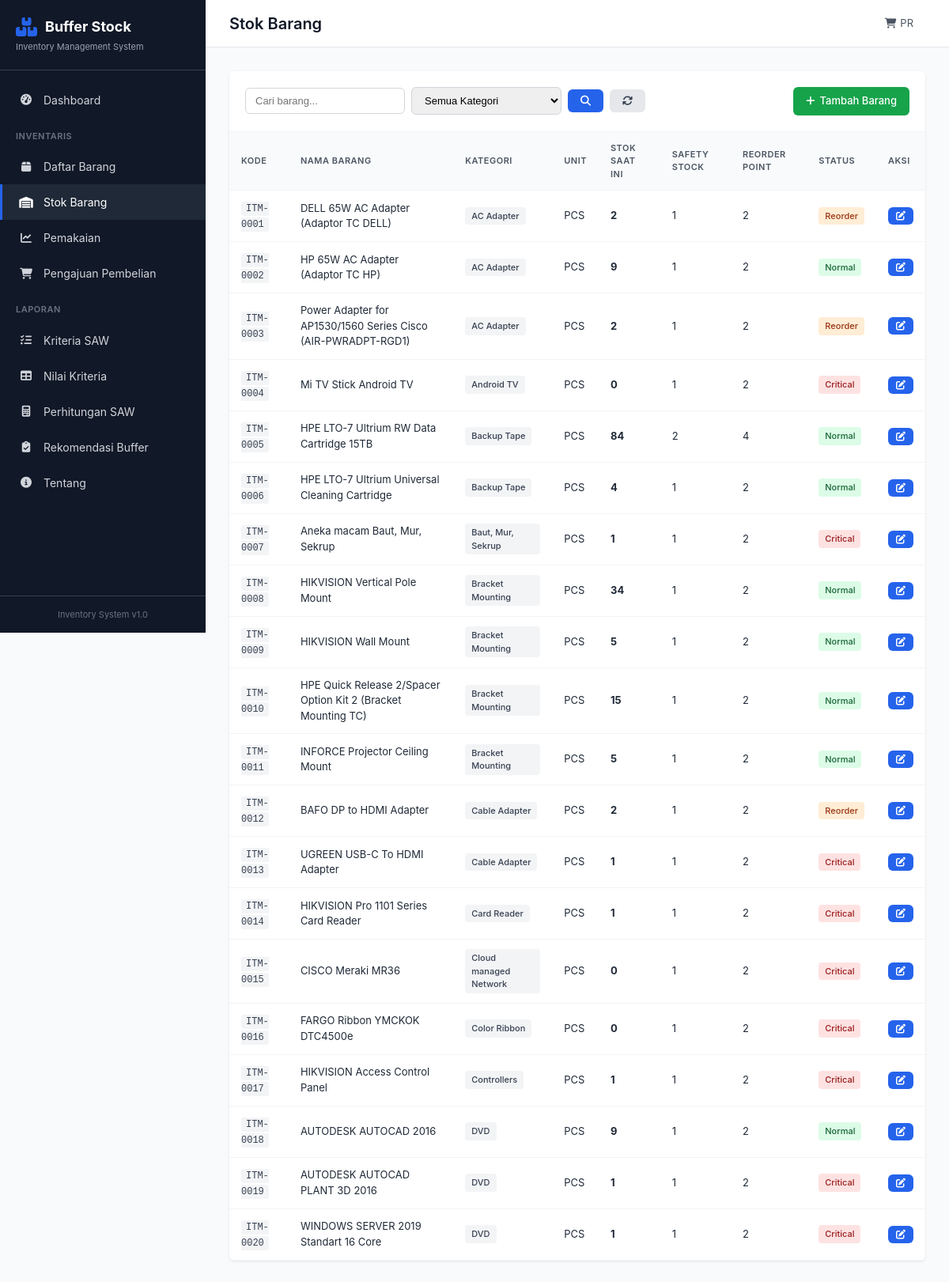
The app's page /stock with its own data.
### app/models.py (models this page shows, shortened)
class Item(db.Model):
    __tablename__ = 'items'
    id = db.Column(db.Integer, primary_key=True)
    kode_item = db.Column(db.String(50), unique=True, nullable=False)
    nama_item = db.Column(db.String(200), nullable=False)
    kategori = db.Column(db.String(100), nullable=False)
    unit = db.Column(db.String(50), default='PCS')
    harga = db.Column(db.Float, default=0)
    supplier = db.Column(db.String(200))
    lokasi_rak = db.Column(db.String(50))
    created_at = db.Column(db.DateTime, default=datetime.utcnow)
    criteria_values = db.relationship('CriteriaValue', backref='item', lazy=True, cascade='all, delete-orphan')

class Stock(db.Model):
    __tablename__ = 'stocks'
    id = db.Column(db.Integer, primary_key=True)
    item_id = db.Column(db.Integer, db.ForeignKey('items.id'), nullable=False)
    quantity = db.Column(db.Float, default=0)
    safety_stock = db.Column(db.Float, default=0)
    reorder_point = db.Column(db.Float, default=0)
    last_updated = db.Column(db.DateTime, default=datetime.utcnow, onupdate=datetime.utcnow)
    item = db.relationship('Item', backref='stock_items', lazy=True)

### app/routes.py (the view)
@main_bp.route('/stock')
def stock():
    page = request.args.get('page', 1, type=int)
    per_page = 20
    search = request.args.get('search')
    kategori_filter = request.args.get('kategori')
    query = Item.query.join(Stock, Item.id == Stock.item_id, isouter=True)
    if search:
        query = query.filter(Item.nama_item.ilike(f'%{search}%'))
    if kategori_filter:
        query = query.filter(Item.kategori == kategori_filter)
    items = query.order_by(Item.kode_item).paginate(page=page, per_page=per_page, error_out=False)
    categories = db.session.query(Item.kategori).distinct().all()
    categories = [c[0] for c in categories]
    return render_template('stock/index.html', items=items, categories=categories)

### app/templates/stock/index.html (shortened to what this page needs)
{% extends 'base.html' %}
{% block page_title %}Stok Barang{% endblock %}
{% block content %}
<div class="section">
    <div class="card">
        <div class="card-header">
            <form method="GET" class="filter-form">
                <input type="text" name="search" placeholder="Cari barang..." value="{{ request.args.get('search', '') }}">
                <select name="kategori">
                    <option value="">Semua Kategori</option>
                </select>
                <button type="submit" class="btn btn-primary"><i class="fas fa-search"></i></button>
                <a href="{{ url_for('main.stock') }}" class="btn btn-secondary"><i class="fas fa-sync"></i></a>
            </form>
            <a href="{{ url_for('main.items') }}" class="btn btn-success">
                <i class="fas fa-plus"></i> Tambah Barang
            </a>
        </div>
        <div class="table-responsive">
            <table class="data-table">
                <thead>
                    <tr>
                        <th>Kode</th>
                        <th>Nama Barang</th>
                        <th>Kategori</th>
                        <th>Unit</th>
                        <th>Stok Saat Ini</th>
                        <th>Safety Stock</th>
                        <th>Reorder Point</th>
                        <th>Status</th>
                        <th>Aksi</th>
                    </tr>
                </thead>
                <tbody>
                    {% for item in items.items %}
                    {% set stock = item.stock_items[0] if item.stock_items else none %}
                    <tr>
                        <td><code>{{ item.kode_item }}</code></td>
                        <td>{{ item.nama_item }}</td>
                        <td><span class="badge">{{ item.kategori }}</span></td>
                        <td>{{ item.unit }}</td>
                        <td>
                            {% if stock %}
                            <strong>{{ stock.quantity|int }}</strong>
                            {% else %}
                            <span class="text-muted">-</span>
                            {% endif %}
                        </td>
                        <td>{{ stock.safety_stock|int if stock else '-' }}</td>
                        <td>{{ stock.reorder_point|int if stock else '-' }}</td>
                        <td>
                            {% if stock %}
                                {% if stock.quantity <= stock.safety_stock %}
                                <span class="badge badge-danger">Critical</span>
                                {% elif stock.quantity <= stock.reorder_point %}
                                <span class="badge badge-warning">Reorder</span>
                                {% else %}
                                <span class="badge badge-success">Normal</span>
                                {% endif %}
                            {% else %}
                            <span class="badge">No Data</span>
                            {% endif %}
                        </td>
                        <td>
                            <button class="btn btn-sm btn-primary" onclick="editStock({{ item.id }}, '{{ item.kode_item }}', '{{ item.nama_item }}', {{ stock.quantity|int if stock else 0 }}, {{ stock.safety_stock|int if stock else 0 }}, {{ stock.reorder_point|int if stock else 0 }})">
                                <i class="fas fa-edit"></i>
                            </button>
                        </td>
                    </tr>
                    {% endfor %}
                </tbody>
            </table>
        </div>
    </div>
</div>
{% endblock %}

### app/static/css/style.css (style rules this page uses)
:root { --primary: #2563eb; --primary-dark: #1d4ed8; --success: #16a34a; --danger: #dc2626; --warning: #ea580c; --info: #0891b2; --gray-50: #f9fafb; --gray-100: #f3f4f6; --gray-200: #e5e7eb; --gray-300: #d1d5db; --gray-400: #9ca3af; --gray-500: #6b7280; --gray-600: #4b5563; --gray-700: #374151; --gray-800: #1f2937; --gray-900: #111827; --sidebar-width: 260px; --header-height: 60px; --border-radius: 6px; --shadow: 0 1px 3px rgba(0,0,0,0.1); --shadow-md: 0 4px 6px rgba(0,0,0,0.1); }
* { margin: 0; padding: 0; box-sizing: border-box; }
body { font-family: -apple-system, BlinkMacSystemFont, 'Segoe UI', Roboto, 'Helvetica Neue', Arial, sans-serif; font-size: 14px; line-height: 1.5; color: var(--gray-800); background: var(--gray-50); }
.section { margin-bottom: 30px; }
.card { background: white; border-radius: var(--border-radius); box-shadow: var(--shadow); overflow: hidden; }
.card-header { padding: 20px; border-bottom: 1px solid var(--gray-100); display: flex; align-items: center; justify-content: space-between; gap: 15px; flex-wrap: wrap; }
.table-responsive { overflow-x: auto; }
.data-table { width: 100%; border-collapse: collapse; font-size: 13px; }
.data-table th, .data-table td { padding: 12px 15px; text-align: left; border-bottom: 1px solid var(--gray-100); }
.data-table th { background: var(--gray-50); font-weight: 600; color: var(--gray-600); text-transform: uppercase; font-size: 11px; letter-spacing: 0.5px; }
.badge { display: inline-block; padding: 3px 8px; background: var(--gray-100); color: var(--gray-700); border-radius: 4px; font-size: 11px; font-weight: 500; }
.badge-success { background: #dcfce7; color: #166534; }
.badge-danger { background: #fee2e2; color: #991b1b; }
.badge-warning { background: #ffedd5; color: #9a3412; }
.btn { display: inline-flex; align-items: center; gap: 6px; padding: 8px 16px; border: none; border-radius: var(--border-radius); font-size: 13px; font-weight: 500; cursor: pointer; text-decoration: none; transition: all 0.2s; }
.btn-primary { background: var(--primary); color: white; }
.btn-success { background: var(--success); color: white; }
.btn-secondary { background: var(--gray-200); color: var(--gray-700); }
.btn-sm { padding: 5px 10px; font-size: 12px; }
.filter-form { display: flex; align-items: center; gap: 8px; flex-wrap: wrap; }
.filter-form input, .filter-form select { padding: 8px 12px; border: 1px solid var(--gray-300); border-radius: var(--border-radius); font-size: 13px; }
code { font-family: 'Courier New', monospace; font-size: 12px; background: var(--gray-100); padding: 2px 6px; border-radius: 3px; color: var(--gray-700); }

### records on screen
Item: kode_item "ITM-0001", nama_item "DELL 65W AC Adapter (Adaptor TC DELL)", kategori "AC Adapter", unit "PCS", shows "Reorder"
Stock: quantity "2", safety_stock "1", reorder_point "2"
Item: kode_item "ITM-0002", nama_item "HP 65W AC Adapter (Adaptor TC HP)", kategori "AC Adapter", unit "PCS", shows "Normal"
Stock: quantity "9", safety_stock "1", reorder_point "2"
Item: kode_item "ITM-0003", nama_item "Power Adapter for AP1530/1560 Series Cisco (AIR-PWRADPT-RGD1)", kategori "AC Adapter", unit "PCS", shows "Reorder"
Stock: quantity "2", safety_stock "1", reorder_point "2"
Item: kode_item "ITM-0004", nama_item "Mi TV Stick Android TV", kategori "Android TV", unit "PCS", shows "Critical"
Stock: quantity "0", safety_stock "1", reorder_point "2"
Item: kode_item "ITM-0005", nama_item "HPE LTO-7 Ultrium RW Data Cartridge 15TB", kategori "Backup Tape", unit "PCS", shows "Normal"
Stock: quantity "84", safety_stock "2", reorder_point "4"
Item: kode_item "ITM-0006", nama_item "HPE LTO-7 Ultrium Universal Cleaning Cartridge", kategori "Backup Tape", unit "PCS", shows "Normal"
Stock: quantity "4", safety_stock "1", reorder_point "2"
Item: kode_item "ITM-0007", nama_item "Aneka macam Baut, Mur, Sekrup", kategori "Baut, Mur, Sekrup", unit "PCS", shows "Critical"
Stock: quantity "1", safety_stock "1", reorder_point "2"
Item: kode_item "ITM-0008", nama_item "HIKVISION Vertical Pole Mount", kategori "Bracket Mounting", unit "PCS", shows "Normal"
Stock: quantity "34", safety_stock "1", reorder_point "2"
Item: kode_item "ITM-0009", nama_item "HIKVISION Wall Mount", kategori "Bracket Mounting", unit "PCS", shows "Normal"
Stock: quantity "5", safety_stock "1", reorder_point "2"
Item: kode_item "ITM-0010", nama_item "HPE Quick Release 2/Spacer Option Kit 2 (Bracket Mounting TC)", kategori "Bracket Mounting", unit "PCS", shows "Normal"
Stock: quantity "15", safety_stock "1", reorder_point "2"
Item: kode_item "ITM-0011", nama_item "INFORCE Projector Ceiling Mount", kategori "Bracket Mounting", unit "PCS", shows "Normal"
Stock: quantity "5", safety_stock "1", reorder_point "2"
Item: kode_item "ITM-0012", nama_item "BAFO DP to HDMI Adapter", kategori "Cable Adapter", unit "PCS", shows "Reorder"
Stock: quantity "2", safety_stock "1", reorder_point "2"
Item: kode_item "ITM-0013", nama_item "UGREEN USB-C To HDMI Adapter", kategori "Cable Adapter", unit "PCS", shows "Critical"
Stock: quantity "1", safety_stock "1", reorder_point "2"
Item: kode_item "ITM-0014", nama_item "HIKVISION Pro 1101 Series Card Reader", kategori "Card Reader", unit "PCS", shows "Critical"
Stock: quantity "1", safety_stock "1", reorder_point "2"
Item: kode_item "ITM-0015", nama_item "CISCO Meraki MR36", kategori "Cloud managed Network", unit "PCS", shows "Critical"
Stock: quantity "0", safety_stock "1", reorder_point "2"
Item: kode_item "ITM-0016", nama_item "FARGO Ribbon YMCKOK DTC4500e", kategori "Color Ribbon", unit "PCS", shows "Critical"
Stock: quantity "0", safety_stock "1", reorder_point "2"
Item: kode_item "ITM-0017", nama_item "HIKVISION Access Control Panel", kategori "Controllers", unit "PCS", shows "Critical"
Stock: quantity "1", safety_stock "1", reorder_point "2"
Item: kode_item "ITM-0018", nama_item "AUTODESK AUTOCAD 2016", kategori "DVD", unit "PCS", shows "Normal"
Stock: quantity "9", safety_stock "1", reorder_point "2"
Item: kode_item "ITM-0019", nama_item "AUTODESK AUTOCAD PLANT 3D 2016", kategori "DVD", unit "PCS", shows "Critical"
Stock: quantity "1", safety_stock "1", reorder_point "2"
Item: kode_item "ITM-0020", nama_item "WINDOWS SERVER 2019 Standart 16 Core", kategori "DVD", unit "PCS", shows "Critical"
Stock: quantity "1", safety_stock "1", reorder_point "2"
